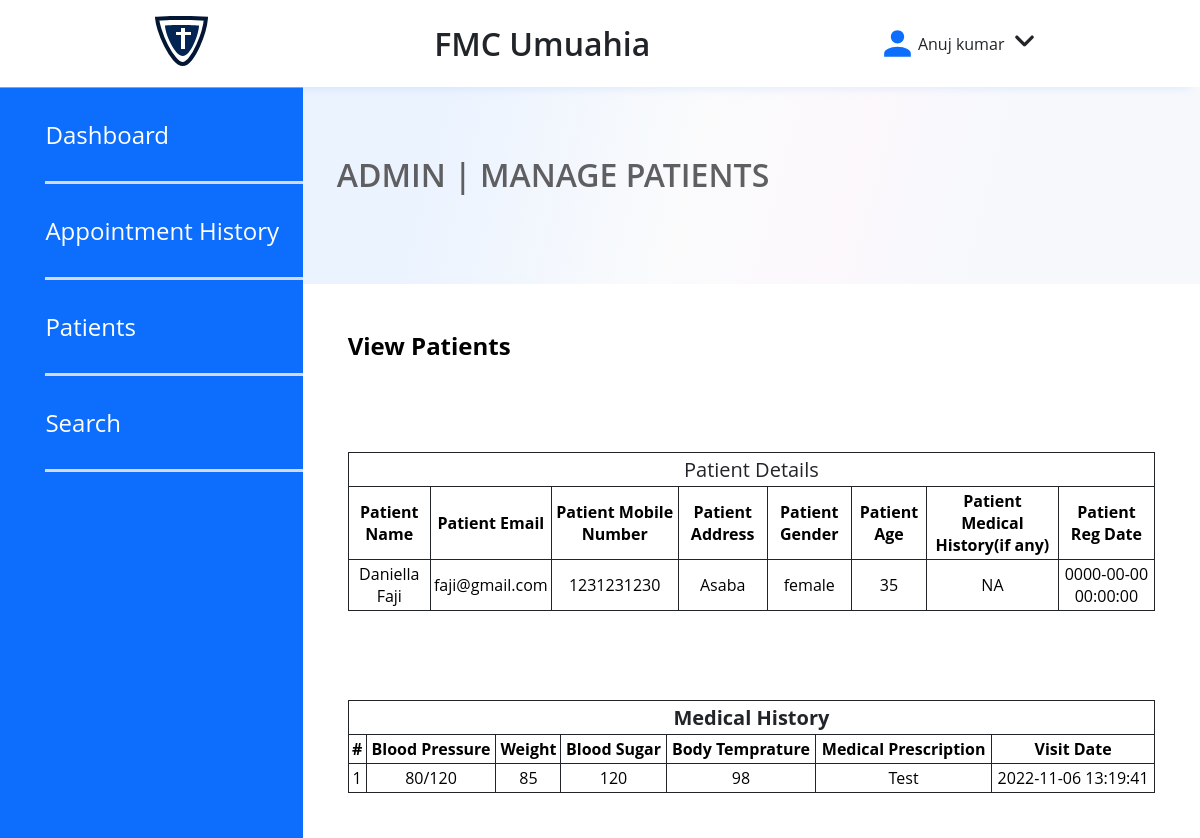
The app's page /pages/doctor/view-patient.php?viewid=1 (signed in) with its own data.
### tables this page shows
CREATE TABLE `doctors` (
  `id` int(11) NOT NULL,
  `specilization` varchar(255) DEFAULT NULL,
  `doctorName` varchar(255) DEFAULT NULL,
  `address` longtext DEFAULT NULL,
  `docFees` varchar(255) DEFAULT NULL,
  `contactno` bigint(11) DEFAULT NULL,
  `docEmail` varchar(255) DEFAULT NULL,
  `password` varchar(255) DEFAULT NULL,
  `creationDate` timestamp NULL DEFAULT current_timestamp(),
  `updationDate` timestamp NULL DEFAULT NULL ON UPDATE current_timestamp()
);

CREATE TABLE `tblpatient` (
  `ID` int(10) NOT NULL,
  `Docid` int(10) DEFAULT NULL,
  `PatientName` varchar(200) DEFAULT NULL,
  `PatientContno` bigint(10) DEFAULT NULL,
  `PatientEmail` varchar(200) DEFAULT NULL,
  `PatientGender` varchar(50) DEFAULT NULL,
  `PatientAdd` mediumtext DEFAULT NULL,
  `PatientAge` int(10) DEFAULT NULL,
  `PatientMedhis` mediumtext DEFAULT NULL,
  `CreationDate` timestamp NULL DEFAULT current_timestamp(),
  `UpdationDate` timestamp NULL DEFAULT NULL ON UPDATE current_timestamp()
);

CREATE TABLE `tblmedicalhistory` (
  `ID` int(10) NOT NULL,
  `PatientID` int(10) DEFAULT NULL,
  `BloodPressure` varchar(200) DEFAULT NULL,
  `BloodSugar` varchar(200) NOT NULL,
  `Weight` varchar(100) DEFAULT NULL,
  `Temperature` varchar(200) DEFAULT NULL,
  `MedicalPres` mediumtext DEFAULT NULL,
  `CreationDate` timestamp NOT NULL DEFAULT current_timestamp() ON UPDATE current_timestamp()
);

### pages/doctor/view-patient.php (the view, shortened to what this page needs)
<?php
include('include/config.php');
if(strlen($_SESSION['id']==0)) {
 header('location:logout.php');
  } else{
?>
<!DOCTYPE html>
<html lang="en">
	<head>
	<link rel="stylesheet" type="text/css" href="../../styles/style.css">
	</head>
	<body>
	<header>
		<div class="NavigationDash">
			<div style="display: flex; flex-direction: row; gap: 20px; align-items: center;">
				<a class="logonav" href="dashboard.php">
					<img src="../../images/logo.svg">
				</a>
			</div>
			<p class="DashTag">FMC Umuahia</p>
			<div class="userNav">
				<img src="../../images/usericon.svg">
				<p><span class="username">
					<?php $query=mysqli_query($con,"select doctorName from doctors where id='".$_SESSION['id']."'");
					while($row=mysqli_fetch_array($query))
					{
						echo $row['doctorName'];
					}
					?>
				</span></p>
				<div class="dropdown">
					<img src="../../images/downicon.svg" class="dropbtn">
				</div>
			</div>
		</div>
	</header>
	<section class="DashboardContainer">
	<aside class="PatientAside">
		<div>
			<a href="dashboard.php">Dashboard</a>
			<a href="appointment-history.php">Appointment History</a>
			<a href="patients.php">Patients</a>
			<a href="search.php">Search</a>
		</div>
	</aside>
	<main class="DashboardMain">
		<h1>ADMIN | MANAGE PATIENTS</h1>
		<article>
			<h2>View Patients</h2>
		</article>
		<?php
		$vid=$_GET['viewid'];
		$ret=mysqli_query($con,"select * from tblpatient where ID='$vid'");
		$cnt=1;
		while ($row=mysqli_fetch_array($ret))
			{
				?>
		<section>
			<div style="overflow-x:auto; table-layout: fixed; width: 100%;">
			<table border="1" class="table table-bordered">
				<tr align="center">
					<td colspan="8" style="font-size:20px;color: #212529">Patient Details</td>
				</tr>
				<tr>
					<th scope>Patient Name</th>
					<th scope>Patient Email</th>
					<th scope>Patient Mobile Number</th>
					<th>Patient Address</th>
					<th>Patient Gender</th>
					<th>Patient Age</th>
					<th>Patient Medical History(if any)</th>
					<th>Patient Reg Date</th>
				</tr>
				<tr>
					<td><?php  echo $row['PatientName'];?></td>
					<td><?php  echo $row['PatientEmail'];?></td>
					<td><?php  echo $row['PatientContno'];?></td>
					<td><?php  echo $row['PatientAdd'];?></td>
					<td><?php  echo $row['PatientGender'];?></td>
					<td><?php  echo $row['PatientAge'];?></td>
					<td><?php  echo $row['PatientMedhis'];?></td>
					<td><?php  echo $row['CreationDate'];?></td>
				</tr>
				<?php }?>
			</table>
		</div>
		</section>
		<section>
			<?php
			$ret=mysqli_query($con,"select * from tblmedicalhistory  where PatientID='$vid'");
		?>
		<div style="overflow-x:auto; table-layout: fixed; width: 100%;">
		<table id="datatable" class="table table-bordered dt-responsive nowrap" style="border-collapse: collapse; border-spacing: 0; width: 100%;">
			<tr align="center">
				<th colspan="8" style="font-size:20px;color: #212529">Medical History</th>
			</tr>
			<tr>
				<th>#</th>
				<th>Blood Pressure</th>
				<th>Weight</th>
				<th>Blood Sugar</th>
				<th>Body Temprature</th>
				<th>Medical Prescription</th>
				<th>Visit Date</th>
			</tr>
			<?php
			while ($row=mysqli_fetch_array($ret)) {
			  ?>
			<tr>
			  	<td><?php echo $cnt;?></td>
			 	<td><?php  echo $row['BloodPressure'];?></td>
			 	<td><?php  echo $row['Weight'];?></td>
			 	<td><?php  echo $row['BloodSugar'];?></td>
			  	<td><?php  echo $row['Temperature'];?></td>
			  	<td><?php  echo $row['MedicalPres'];?></td>
			  	<td><?php  echo $row['CreationDate'];?></td>
			</tr>
			<?php $cnt=$cnt+1;} ?>
		</table>
	</div>
	</section>
</main>
</section>
	</body>
</html>
<?php } ?>

### styles/style.css (style rules this page uses)
*, *:before, *:after { box-sizing: border-box; list-style: none; text-decoration: none; margin: 0; padding: 0; font-family: var(--font-family-base); }
html { scroll-behavior: smooth; }
:root { --color-primary: #0D6EFD; --color-black: #212529; --color-white: #ffffff; --color-secondary: #992EDA; --text-color: var(--color-black); --color-background: #FCFCFC; --font-family-base: "Open Sans", "Helvetica Neue", Helvetica, Arial, sans-serif; --font-size-small: 14px; --font-size-medium: 16px; --font-size-large: 24px; --font-size-x-large: 32px; --font-size-xx-large: 56px; --font-weight-regular: 400; --font-weight-semibold: 600; --font-weight-bold: 700; }
.NavigationDash { display: flex; flex-direction: row; justify-content: space-evenly; align-items: center; padding: 16px 0px; gap: 6%; box-shadow: 0px 10px 10px -10px rgba(13, 110, 253, 0.14); }
.DashTag { font-weight: var(--font-weight-semibold); font-size: var(--font-size-x-large); color: var(--color-black); }
.userNav { display: flex; flex-direction: row; align-items: center; justify-content: center; color: var(--color-black); }
.dropdown { position: relative; display: inline-block; }
.dropbtn { cursor: pointer; }
.DashboardContainer { display: flex; flex-direction: row; min-height: 700px; }
.PatientAside { background-color: var(--color-primary); border-top: 1px solid #9F9FA0; width: 324px !important; }
.PatientAside div { display: flex; flex-direction: column; margin-left: 15%; padding-bottom: 90%; }
.PatientAside a { padding: 30px 0px; border-bottom: 3px solid #D9D8D9; font-weight: var(--font-weight-regular); font-size: 24px; color: var(--color-white); }
.DashboardMain { padding-top: 56px; background: linear-gradient(104.54deg, rgba(13, 110, 253, 0.0826) 13.27%, rgba(199, 207, 219, 0.091) 37.29%, rgba(196, 118, 208, 0.0504) 53.16%, rgba(92, 136, 202, 0.0534391) 65.46%); width: 80%; }
.DashboardMain h1 { padding: 10px; margin-left: 24px; margin-bottom: 78px; color: #5F5E60; font-size: var(--font-size-x-large); font-weight: var(--font-weight-semibold); }
.DashboardMain article { background-color: var(--color-white); padding: 5%; }
.DashboardMain section { background-color: var(--color-white); padding: 5%; display: flex; flex-direction: row; gap: 38px; }
.table, { font-size: 12pcx; gap: 10px; }
table, th, td { border: 1px solid var(--color-black); border-collapse: collapse; padding: 3px; text-align: center; }
.PatientAside div { display: flex; flex-direction: column; margin-left: 15%; padding-bottom: 1%; }

### records on screen
doctors: doctorName "Anuj kumar"
tblpatient: PatientName "Daniella Faji", PatientEmail "faji@gmail.com", PatientContno "1231231230", PatientAdd "Asaba", PatientGender "female", PatientAge "35", PatientMedhis "NA", CreationDate "0000-00-00 00:00:00"
tblmedicalhistory: BloodPressure "80/120", Weight "85", BloodSugar "120", Temperature "98", MedicalPres "Test", CreationDate "2022-11-06 13:19:41"
